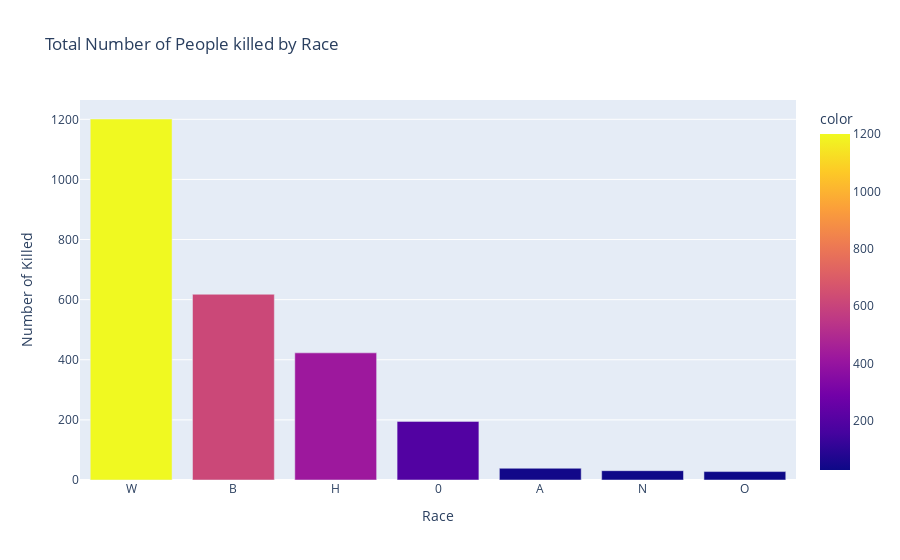

Write notebook code for a chart like this one.
### Code cell
race_bar = px.bar(
    x=df_race.index,
    y=df_race.values,
    color=df_race.values,
    title="Total Number of People killed by Race",
)
race_bar.update_layout(xaxis_title="Race", yaxis_title="Number of Killed")
race_bar.show()

### Figure 1 — Plotly figure (JSON) as saved in the notebook; plotly's stock layout.template omitted (floating-point values rounded to 4 significant figures)
{"data": [{"alignmentgroup": "True", "hovertemplate": "x=%{x}<br>y=%{y}<br>color=%{marker.color}<extra></extra>", "legendgroup": "", "marker": {"color": [1201, 618, 423, 195, 39, 31, 28], "coloraxis": "coloraxis", "pattern": {"shape": ""}}, "name": "", "offsetgroup": "", "orientation": "v", "showlegend": false, "textposition": "auto", "type": "bar", "x": ["W", "B", "H", 0, "A", "N", "O"], "xaxis": "x", "y": [1201, 618, 423, 195, 39, 31, 28], "yaxis": "y"}], "layout": {"autosize": true, "barmode": "relative", "coloraxis": {"colorbar": {"title": {"text": "color"}}, "colorscale": [[0, "#0d0887"], [0.1111, "#46039f"], [0.2222, "#7201a8"], [0.3333, "#9c179e"], [0.4444, "#bd3786"], [0.5556, "#d8576b"], [0.6667, "#ed7953"], [0.7778, "#fb9f3a"], [0.8889, "#fdca26"], [1, "#f0f921"]]}, "legend": {"tracegroupgap": 0}, "title": {"text": "Total Number of People killed by Race"}, "xaxis": {"anchor": "y", "autorange": true, "domain": [0, 1], "range": [-0.5, 6.5], "title": {"text": "Race"}, "type": "category"}, "yaxis": {"anchor": "x", "autorange": true, "domain": [0, 1], "range": [0, 1264.0], "title": {"text": "Number of Killed"}, "type": "linear"}}}
